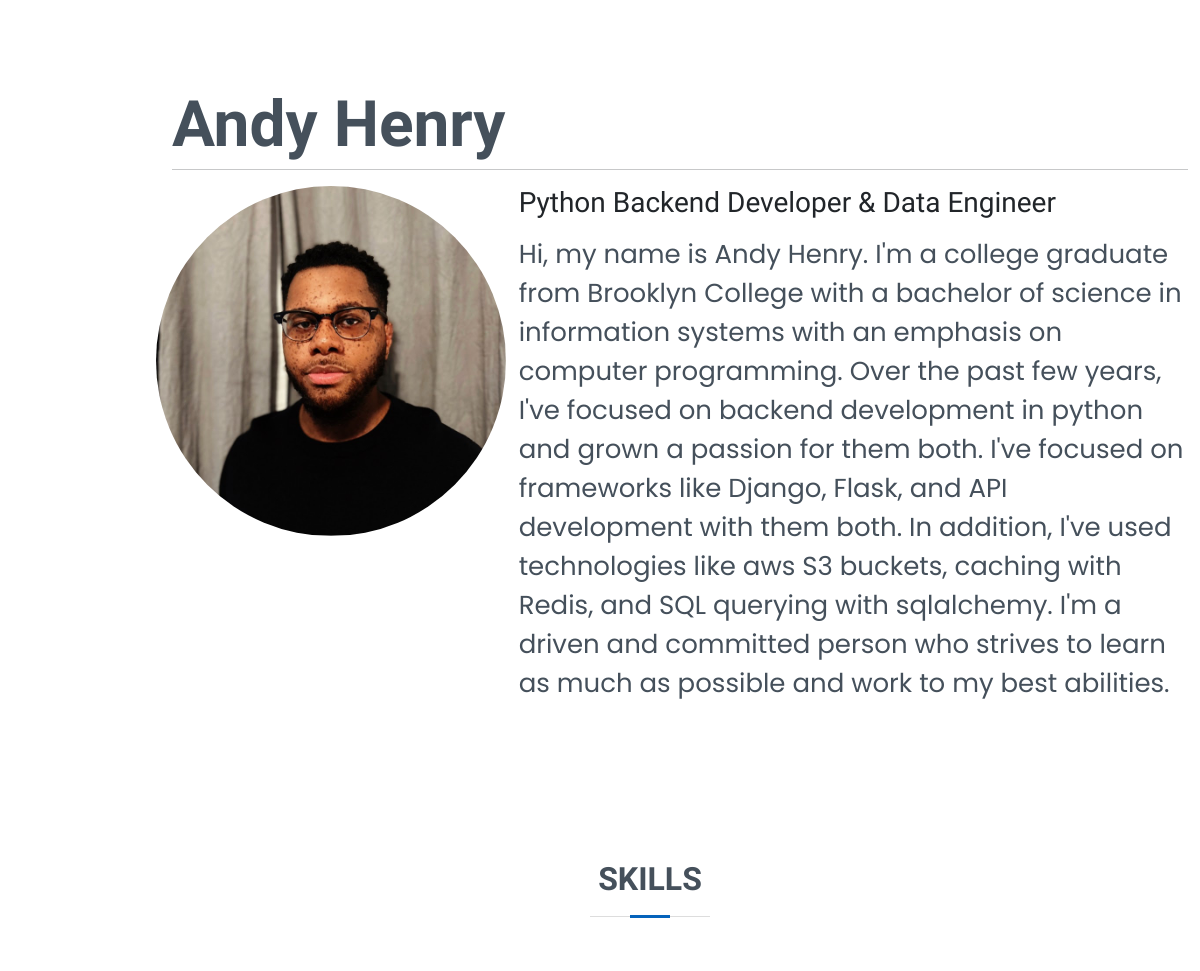
/ (upper part), run on an earlier commit of the app's database.
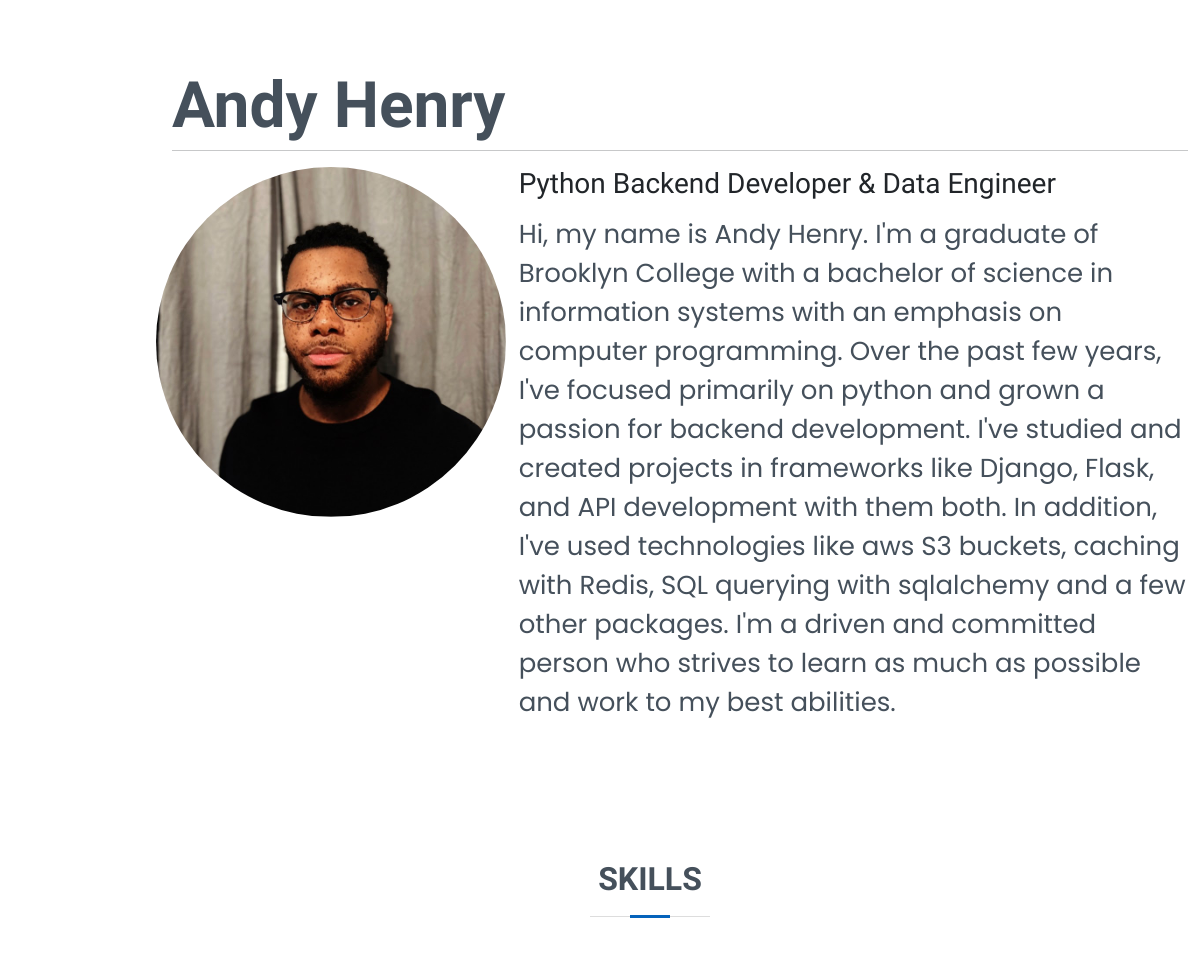
And on a later commit of the database.
### resume/models.py (models this page shows, shortened)
class About(models.Model):
    career_title = models.CharField(max_length=200, blank=False, null=False)
    description = models.TextField(blank=False, null=False)
    image = models.ImageField(upload_to ='profile/')

### resume/views.py (the view)
# urls.py: path('',views.index, name='index'),
def index(request):
    about = About.objects.get(id=1)
    skills = Skill.objects.all()
    education = Education.objects.all()
    experience = Experience.objects.all()
    projects = Project.objects.all()
    testimonals = Testimonal.objects.all()
    if request.method == "POST":
        email_form = ContactForm(request.POST)
        if email_form.is_valid():
            cd = email_form.cleaned_data
            email = cd['email']
            subject = "Portfolio message: " + ","+cd['subject']
            message = cd['message']
            try:
                send_mail(subject,message,email,['Andy.henry1223@gmail.com'])
                messages.success(request,'Email Sucessfully Sent, Thank You.')
            except BadHeaderError:
                messages.error(request,'Email Unsucessfully Sent, please check the form.')
                return HttpResponse("Invalid header found.")
            return redirect("/")
    else:
        email_form = ContactForm()
    context = {
        'about': about,
        'skill': skills,
        'education':education,
        'experience': experience,
        'project': projects,
        'testimonal':testimonals,
        'email_form':email_form
    }
    return render(request,'resume/index.html',context)

### resume/templates/resume/index.html (shortened to what this page needs)
{% load static %}
<!DOCTYPE html>
<html lang="en">
<head>
  <link href="{% static 'css/style.css' %}" rel="stylesheet">
  <link href="{% static 'vendor/aos/aos.css' %}" rel="stylesheet">
  <link href="{% static 'vendor/bootstrap/css/bootstrap.min.css' %}" rel="stylesheet">
  <link href="{% static 'vendor/bootstrap-icons/bootstrap-icons.css' %}" rel="stylesheet">
  <link href="{% static 'vendor/boxicons/css/boxicons.min.css' %}" rel="stylesheet">
  <link href="{% static 'vendor/glightbox/css/glightbox.min.css' %}" rel="stylesheet">
  <link href="{% static 'vendor/swiper/swiper-bundle.min.css' %}" rel="stylesheet">
</head>
<body>
  <header id="header" class="d-flex flex-column justify-content-center">
  </header>
  <section id="hero" class="d-flex flex-column justify-content-center">
    <div class="container" data-aos="zoom-in" data-aos-delay="100">
      <h1>Andy Henry</h1>
    </div>
    <div class="container" data-aos="fade-up">
      <hr>
      <div class="row">
        <div class="col-lg-4">
          <img style="margin-left:-5%;" src= {{about.image.url}} class="rounded-circle" width="350px" height="350px" alt="">
        </div>
        <div class="col-lg-8 pt-4 pt-lg-0 content">
          <h3>{{about.career_title}}</h3>
          <div>
            <p>
              {{about.description}}
            </p>
          </div>
        </div>
      </div>
    </div>
  </section>
  <main id="main">
    <section id="skills" class="skills section-bg">
      <div class="container" data-aos="fade-up">
        <div class="section-title">
          <h2>Skills</h2>
        </div>
      </div>
    </section>
  </main>
</body>
</html>

What changed in the data, as far as the page shows it:
changed About "Python Backend Developer & Data Engineer": description "…Andy Henry. I'm a college graduate from Brooklyn College with a bachelor of science in information systems with an emphasis on computer programming. Over the past few years, I've focused on backend development in python and grown a passion for them both. I've focused on frameworks like Django, Flask, and API development with them both. In addition, I've used technologies like aws S3 buckets, caching with Redis, and SQL querying with sqlalchemy. I'm a driven and…" → "…Andy Henry. I'm a graduate of Brooklyn College with a bachelor of science in information systems with an emphasis on computer programming. Over the past few years, I've focused primarily on python and grown a passion for backend development. I've studied and created projects in frameworks like Django, Flask, and API development with them both. In addition, I've used technologies like aws S3 buckets, caching with Redis, SQL querying with sqlalchemy and a few other packages. I'm a driven and…"
